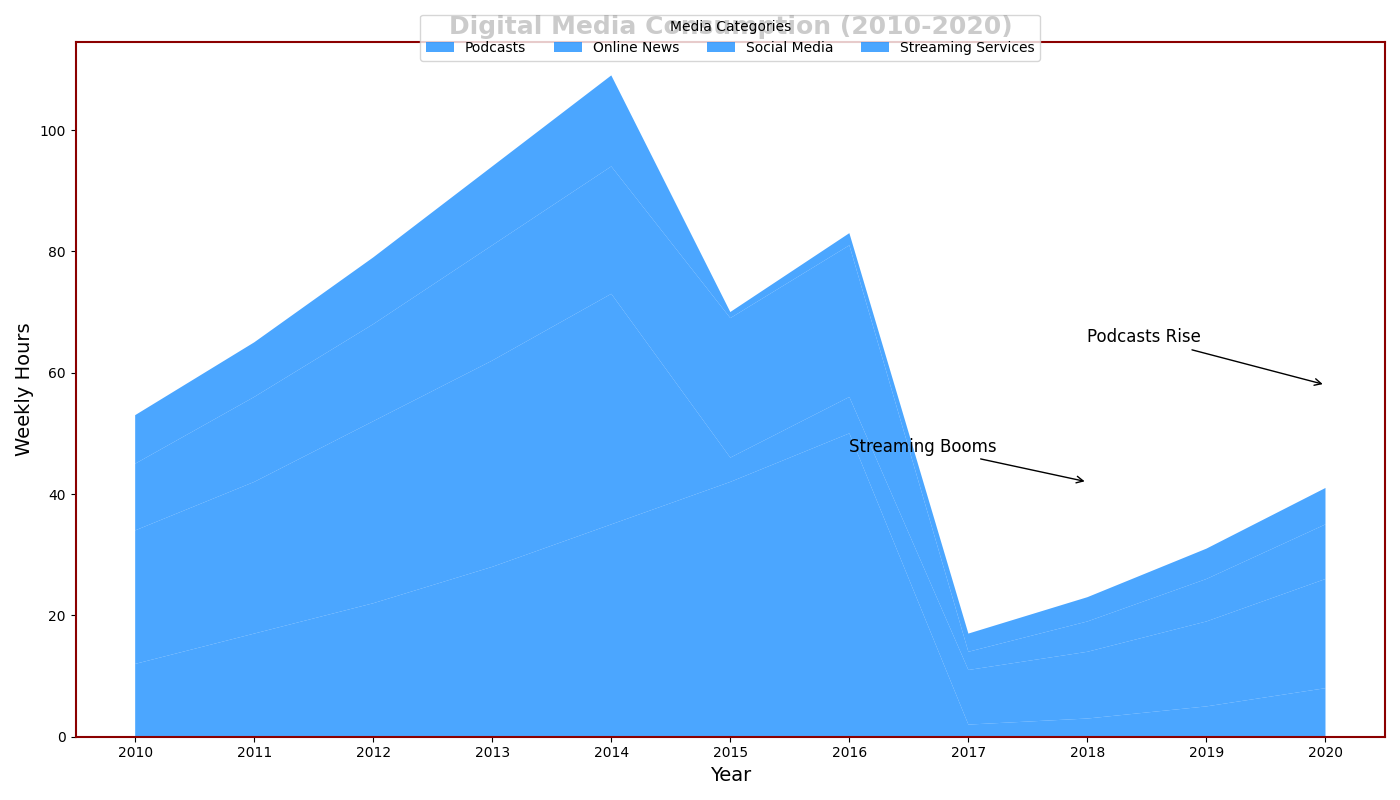

Here is the Python script that generated this plot:
import matplotlib.pyplot as plt
import numpy as np

years = np.arange(2010, 2021)

# Fictional data representing hours spent weekly on different digital media
streaming_services = np.array([12, 17, 22, 28, 35, 42, 50, 2, 3, 5, 8])
social_media = np.array([22, 25, 30, 34, 38, 4, 6, 9, 11, 14, 18])
online_news = np.array([11, 14, 16, 19, 21, 23, 25, 3, 5, 7, 9])
podcasts = np.array([8, 9, 11, 13, 15, 1, 2, 3, 4, 5, 6])

media_data = np.vstack([streaming_services, social_media, online_news, podcasts])

fig, ax = plt.subplots(figsize=(14, 8))

# Applied a single color consistently across all groups
ax.stackplot(years, media_data, labels=['Podcasts', 'Online News', 'Social Media', 'Streaming Services'], 
             colors=['#1e90ff'], alpha=0.8)

ax.set_xlabel('Year', fontsize=14)
ax.set_ylabel('Weekly Hours', fontsize=14)
ax.set_title("Digital Media Consumption (2010-2020)", fontsize=18, fontweight='bold')

ax.set_xticks(years)
ax.set_xticklabels(years, rotation=0)

# Customizing border style
for spine in ax.spines.values():
    spine.set_color('darkred')
    spine.set_linewidth(1.5)

# Add legend on top of the plot
ax.legend(loc='upper center', bbox_to_anchor=(0.5, 1.05), ncol=4, title='Media Categories', markerscale=0.9)

ax.annotate('Streaming Booms', xy=(2018, 42), xytext=(2016, 47), 
            arrowprops=dict(facecolor='darkred', arrowstyle='->'), fontsize=12)

ax.annotate('Podcasts Rise', xy=(2020, 58), xytext=(2018, 65), 
            arrowprops=dict(facecolor='darkred', arrowstyle='->'), fontsize=12)

plt.tight_layout()
plt.show()
